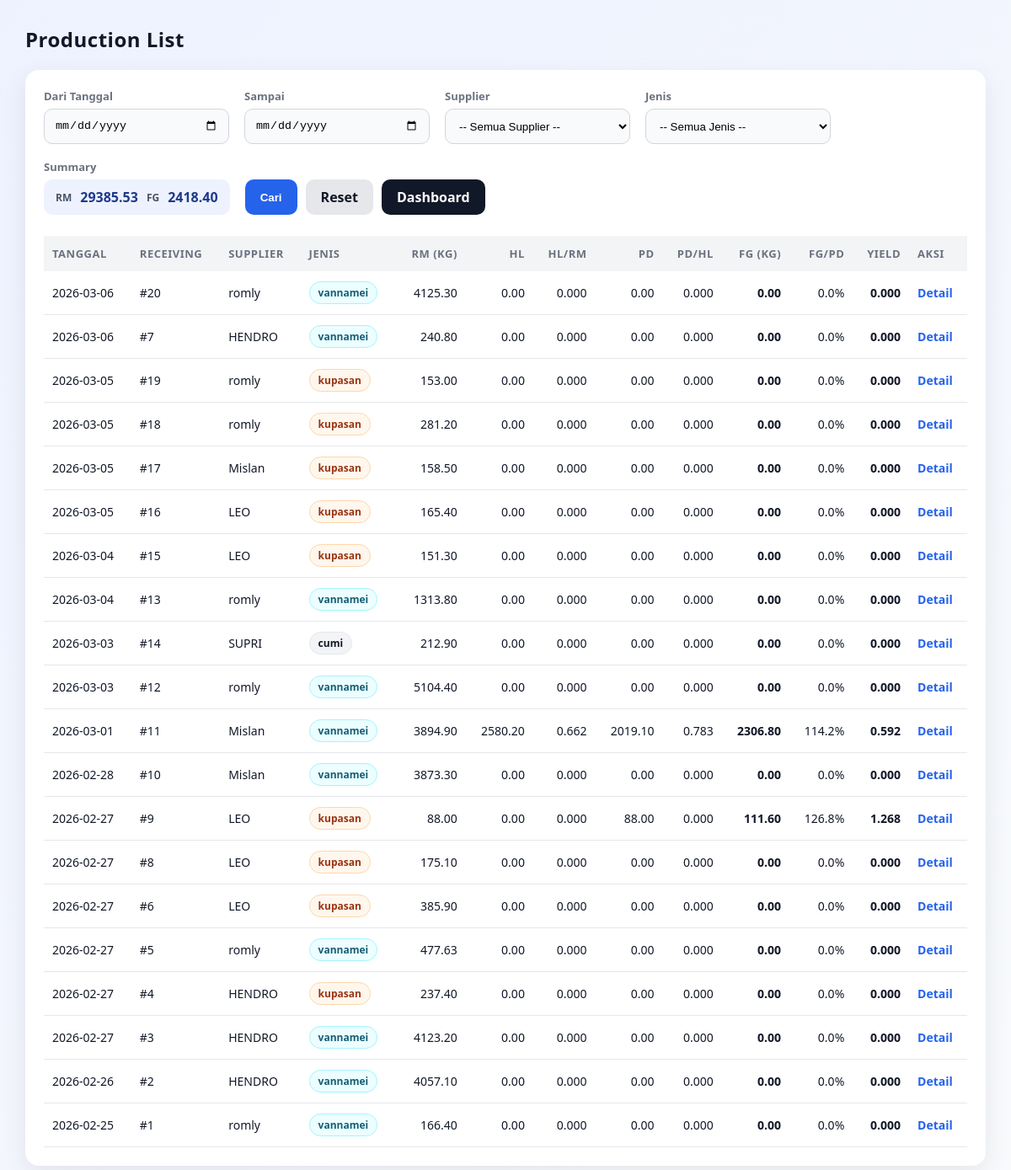
Before: /production/list with the older database file.
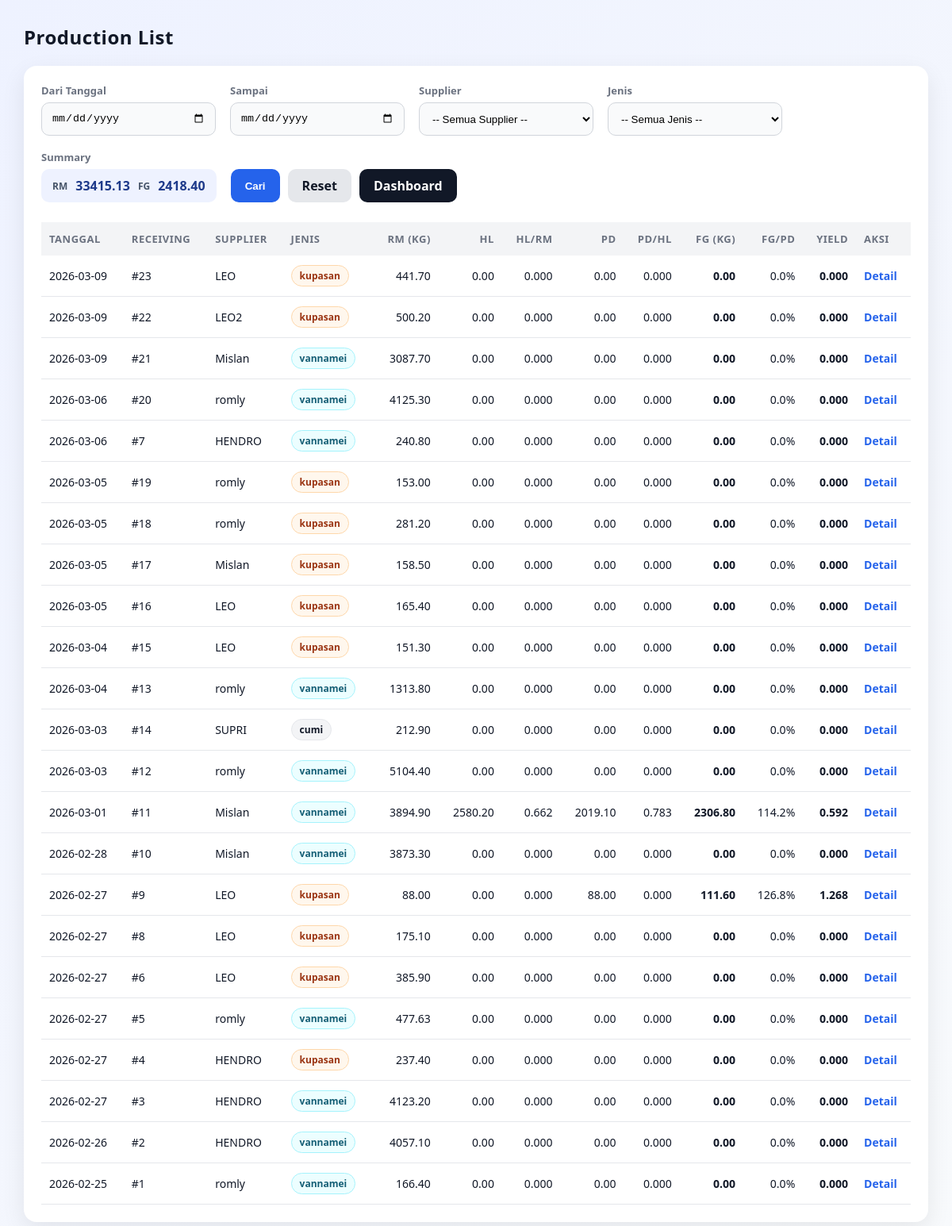
After: the same page with the newer database file.
### tables this page shows
CREATE TABLE receiving_header (
            id INTEGER PRIMARY KEY AUTOINCREMENT,
            receiving_no INTEGER NOT NULL UNIQUE,
            tanggal TEXT NOT NULL,
            supplier TEXT NOT NULL,
            jenis TEXT NOT NULL,
            fiber REAL DEFAULT 0,
            created_at TEXT DEFAULT (datetime('now','localtime'))
        );

### production/routes.py (the view)
@production_bp.route("/list")
def production_list():
    start = (request.args.get("start") or "").strip()
    end = (request.args.get("end") or "").strip()
    supplier = (request.args.get("supplier") or "").strip()
    jenis = (request.args.get("jenis") or "").strip().lower()
    conn = get_conn()
    try:
        rows = conn.execute("""
            SELECT
                rh.tanggal,
                rh.id AS receiving_id,
                rh.receiving_no,
                rh.supplier,
                rh.jenis,

                COALESCE(rm.rm_kg, 0) AS rm_kg,
                COALESCE(p.hl_kg, 0) AS hl_kg,
                COALESCE(pack.pd_kg, 0) AS pd_kg,
                COALESCE(pack.fg_kg, 0) AS fg_kg

            FROM receiving_header rh

            LEFT JOIN (
                SELECT header_id, SUM(netto) AS rm_kg
                FROM receiving_item
                GROUP BY header_id
            ) rm ON rm.header_id = rh.id

            LEFT JOIN production p ON p.receiving_id = rh.id

            LEFT JOIN (
                SELECT
                    production_id,
                    SUM(kupas_kg) AS pd_kg,
                    SUM((mc_qty * packs_per_mc + pack_qty) * pack_weight_g / 1000.0) AS fg_kg
                FROM production_packing
                GROUP BY production_id
            ) pack ON pack.production_id = p.id

            WHERE 1=1
              AND (? = '' OR rh.tanggal >= ?)
              AND (? = '' OR rh.tanggal <= ?)
              AND (? = '' OR LOWER(rh.supplier) = LOWER(?))
              AND (? = '' OR LOWER(rh.jenis) = ?)

            ORDER BY rh.tanggal DESC, rh.id DESC
        """, (
            start, start,
            end, end,
            supplier, supplier,
            jenis, jenis
        )).fetchall()
        rows = [dict(r) for r in rows]
        total_rm = sum((r.get("rm_kg") or 0) for r in rows)
        total_fg = sum((r.get("fg_kg") or 0) for r in rows)
        return render_template(
            "production/list.html",
            rows=rows,
            start=start,
            end=end,
            supplier=supplier,
            jenis=jenis,
            total_rm=total_rm,
            total_fg=total_fg
        )
    finally:
        conn.close()

### helpers/db.py (called while the page is built)
def get_conn():
    conn = sqlite3.connect(DB_PATH, timeout=30)
    conn.row_factory = sqlite3.Row
    conn.execute("PRAGMA foreign_keys = ON;")
    conn.execute("PRAGMA journal_mode = WAL;")
    return conn

### templates/production/list.html (shortened to what this page needs)
<!doctype html>
<html lang="id">
<head>
</head>
<body>
<div class="top">
  <h2>Production List</h2>
</div>
<div class="card">
  <form method="get" action="/production/list" class="filter-row">
    <div class="filter-item">
      <label>Dari Tanggal</label>
      <input type="date" name="start" value="{{ start or '' }}">
    </div>
    <div class="filter-item">
      <label>Sampai</label>
      <input type="date" name="end" value="{{ end or '' }}">
    </div>
    <div class="filter-item">
      <label>Supplier</label>
      <select id="supplier" name="supplier"></select>
    </div>
    <div class="filter-item">
      <label>Jenis</label>
      <select id="jenis" name="jenis"></select>
    </div>
    <div class="filter-item">
      <label>Summary</label>
      <div class="summary-pill">
        <span>RM</span> {{ "%.2f"|format(total_rm or 0) }}
        <span>FG</span> {{ "%.2f"|format(total_fg or 0) }}
      </div>
    </div>
    <div class="filter-actions">
      <button class="btn btn-primary" type="submit">Cari</button>
      <a class="btn btn-ghost" href="/production/list">Reset</a>
      <a class="btn btn-secondary" href="/dashboard">Dashboard</a>
    </div>
  </form>
  <table>
    <thead>
      <tr>
        <th>Tanggal</th>
        <th>Receiving</th>
        <th>Supplier</th>
        <th>Jenis</th>
        <th class="right">RM (kg)</th>
        <th class="right">HL</th>
        <th class="right">HL/RM</th>
        <th class="right">PD</th>
        <th class="right">PD/HL</th>
        <th class="right">FG (kg)</th>
        <th class="right">FG/PD</th>
        <th class="right">Yield</th>
        <th>Aksi</th>
      </tr>
    </thead>
    <tbody>
      {% for r in rows %}
        {% set rm = r.rm_kg or 0 %}
        {% set hl = r.hl_kg or 0 %}
        {% set pd = r.pd_kg or 0 %}
        {% set fg = r.fg_kg or 0 %}
        <tr>
          <td>{{ r.tanggal }}</td>
          <td>#{{ r.receiving_id }}</td>
          <td>{{ r.supplier }}</td>
          <td>
            {% set j = (r.jenis or '')|lower %}
            <span class="pill {{ j }}">{{ r.jenis or '-' }}</span>
          </td>
          <td class="right">{{ "%.2f"|format(rm) }}</td>
          <td class="right">{{ "%.2f"|format(hl) }}</td>
          <td class="right">{{ "%.3f"|format(hl/rm if rm>0 else 0) }}</td>
          <td class="right">{{ "%.2f"|format(pd) }}</td>
          <td class="right">{{ "%.3f"|format(pd/hl if hl>0 else 0) }}</td>
          <td class="right total-bold">{{ "%.2f"|format(fg) }}</td>
          <td class="right">{{ "%.1f"|format((fg/pd*100) if pd>0 else 0) }}%</td>
          <td class="right total-bold">{{ "%.3f"|format(fg/rm if rm>0 else 0) }}</td>
          <td>
            <div class="aksi">
              <a href="/production/detail/{{ r.receiving_id }}">Detail</a>
            </div>
          </td>
        </tr>
      {% endfor %}
    </tbody>
  </table>
</div>
</body>
</html>

Changed rows visible on the page:
added receiving_header: tanggal "2026-03-09", receiving_id "23", supplier "LEO", jenis "kupasan", rm "441.70", hl "0.00", hl "0.000", pd "0.00", pd "0.000", fg "0.00", value "0.0", fg "0.000"
added receiving_header: tanggal "2026-03-09", receiving_id "22", supplier "LEO2", jenis "kupasan", rm "500.20", hl "0.00", hl "0.000", pd "0.00", pd "0.000", fg "0.00", value "0.0", fg "0.000"
added receiving_header: tanggal "2026-03-09", receiving_id "21", supplier "Mislan", jenis "vannamei", rm "3087.70", hl "0.00", hl "0.000", pd "0.00", pd "0.000", fg "0.00", value "0.0", fg "0.000"
Other visible differences:
{{ "%.2f"|format(total_rm or 0) }}: "29385.53" → "33415.13"
